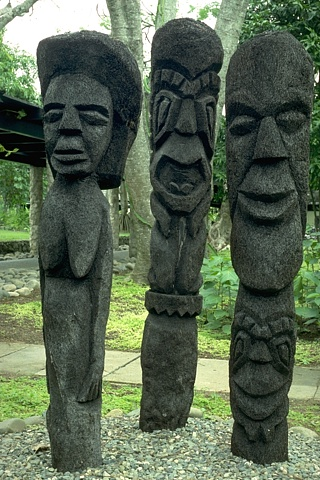
#> input picture example/img_001_SRF_4_HR.png, 320 x 480 px; its folder holds only this picture in this run
$ jupyter execute BSD100RK.ipynb
#> lines starting #> are read from the running program, lines starting #| are printed output that depends on the picture
#> further down, im is the input picture: shape (480, 320, 3) float32; mean R, G, B 0.344, 0.402, 0.317
# Generate random Gaussian kernels and downscale images

## Imports

[cell 1]
import numpy as np
from matplotlib import pyplot as plt
import matplotlib.image as img
from scipy.ndimage import filters, measurements, interpolation
import glob
from scipy.io import savemat
import ntpath

## Determine sizes and path

[cell 2]
scale_factor = np.array([4, 4])  # choose scale-factor
avg_sf = np.mean(scale_factor)  # this is calculated so that min_var and max_var will be more intutitive
min_var = 0.175 * avg_sf  # variance of the gaussian kernel will be sampled between min_var and max_var
max_var = 2.5 * avg_sf
k_size = np.array([21, 21])  # size of the kernel, should have room for the gaussian
noise_level = 0.4  # this option allows deviation from just a gaussian, by adding multiplicative noise noise
images_path = '.\example\*HR.png'
output_path = '.'

### Function for centering a kernel

[cell 3]
def kernel_shift(kernel, sf):
    # There are two reasons for shifting the kernel:
    # 1. Center of mass is not in the center of the kernel which creates ambiguity. There is no possible way to know
    #    the degradation process included shifting so we always assume center of mass is center of the kernel.
    # 2. We further shift kernel center so that top left result pixel corresponds to the middle of the sfXsf first
    #    pixels. Default is for odd size to be in the middle of the first pixel and for even sized kernel to be at the
    #    top left corner of the first pixel. that is why different shift size needed between od and even size.
    # Given that these two conditions are fulfilled, we are happy and aligned, the way to test it is as follows:
    # The input image, when interpolated (regular bicubic) is exactly aligned with ground truth.

    # First calculate the current center of mass for the kernel
    current_center_of_mass = measurements.center_of_mass(kernel)

    # The second ("+ 0.5 * ....") is for applying condition 2 from the comments above
    wanted_center_of_mass = np.array(kernel.shape) / 2 + 0.5 * (sf - (kernel.shape[0] % 2))

    # Define the shift vector for the kernel shifting (x,y)
    shift_vec = wanted_center_of_mass - current_center_of_mass

    # Finally shift the kernel and return
    return interpolation.shift(kernel, shift_vec)

## Function for generating one kernel

[cell 4]
def gen_kernel(k_size, scale_factor, min_var, max_var):

    # Set random eigen-vals (lambdas) and angle (theta) for COV matrix
    lambda_1 = min_var + np.random.rand() * (max_var - min_var);
    lambda_2 = min_var + np.random.rand() * (max_var - min_var);
    theta = np.random.rand() * np.pi
    noise = -noise_level + np.random.rand(*k_size) * noise_level * 2

    # Set COV matrix using Lambdas and Theta
    LAMBDA = np.diag([lambda_1, lambda_2]);
    Q = np.array([[np.cos(theta), -np.sin(theta)],
                  [np.sin(theta), np.cos(theta)]])
    SIGMA = Q @ LAMBDA @ Q.T
    INV_SIGMA = np.linalg.inv(SIGMA)[None, None, :, :]

    # Set expectation position (shifting kernel for aligned image)
    MU = k_size // 2  + 0.5 * (scale_factor - k_size % 2)
    MU = MU[None, None, :, None]

    # Create meshgrid for Gaussian
    [X,Y] = np.meshgrid(range(k_size[0]), range(k_size[1]))
    Z = np.stack([X, Y], 2)[:, :, :, None]

    # Calcualte Gaussian for every pixel of the kernel
    ZZ = Z-MU
    ZZ_t = ZZ.transpose(0,1,3,2)
    raw_kernel = np.exp(-0.5 * np.squeeze(ZZ_t @ INV_SIGMA @ ZZ)) * (1 + noise)

    # shift the kernel so it will be centered
    raw_kernel_centered = kernel_shift(raw_kernel, scale_factor)

    # Normalize the kernel and return
    kernel = raw_kernel_centered / np.sum(raw_kernel_centered)
    return kernel

## Function for downscaling an image using a kernel

[cell 5]
def downscale(im, kernel, scale_factor, output_shape=None):
    # output shape can either be specified or, for simple cases, can be calculated.
    # see more details regarding this at: https://github.com/assafshocher/Resizer
    if output_shape is None:
        output_shape = np.array(im.shape[:-1]) / np.array(scale_factor)
#> output_shape = [120, 80]

#     print(output_shape)

    # First run a correlation (convolution with flipped kernel)
    out_im = np.zeros_like(im)
    for channel in range(np.ndim(im)):
        out_im[:, :, channel] = filters.correlate(im[:, :, channel], kernel)
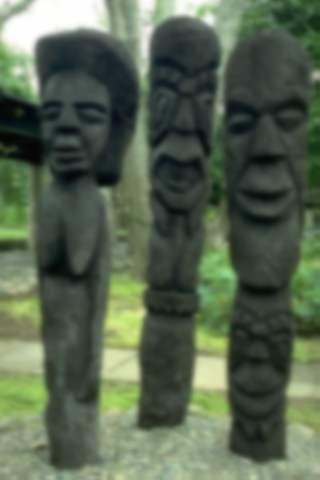
#> out_im: shape (480, 320, 3) float32; mean R, G, B 0.343, 0.401, 0.316

    # Then subsample and return
    return out_im[np.round(np.linspace(0, im.shape[0] - scale_factor[0], output_shape[0])).astype(int)[:, None],
                  np.round(np.linspace(0, im.shape[1] - scale_factor[1], output_shape[1])).astype(int), :]
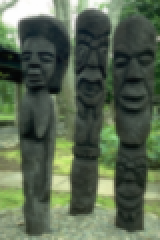
#> returned value: shape (120, 80, 3) float32 (shown 2 times larger); mean of channels 0, 1, 2 0.344, 0.402, 0.317; drawn as R, G, B

## Load images, downscale using kernels, save and display

[cell 6]
lr_images = []
kernels = []
for i, path in enumerate(glob.glob(images_path)):
    im = img.imread(path)
    kernel = gen_kernel(k_size, scale_factor, min_var, max_var)
    lr = downscale(im, kernel, scale_factor)
    print(i)
    plt.subplot(1, 2, 1)
    plt.imshow(lr)
    plt.subplot(1, 2, 2)
    plt.imshow(kernel, cmap='gray')
    plt.show()
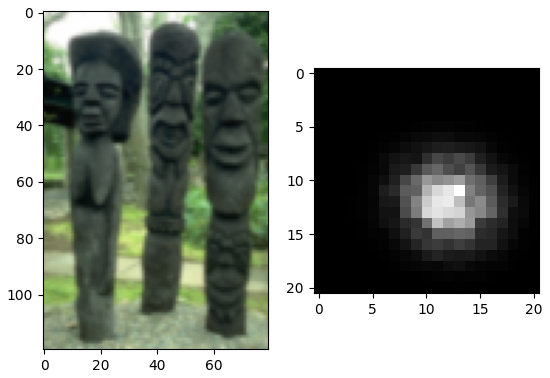
#> figure drawn by matplotlib, 2 panels
    savemat('%s/im_%d_sf_%d_%d.mat' % (output_path, i, scale_factor[0], scale_factor[1]), {'ker': kernel})
    plt.imsave('%s\im_%d_sf_%d_%d.png' % (output_path, i, scale_factor[0], scale_factor[1]), lr, vmin=0, vmax=1)

$ run again, on example/img_002_SRF_4_HR.png
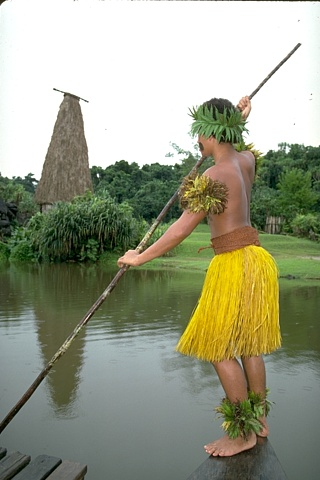
#> input picture example/img_002_SRF_4_HR.png, 320 x 480 px
#> im is the input picture: shape (480, 320, 3) float32; mean R, G, B 0.601, 0.613, 0.524
#> after the loop in downscale, `for channel in range(np.ndim(im)):`:
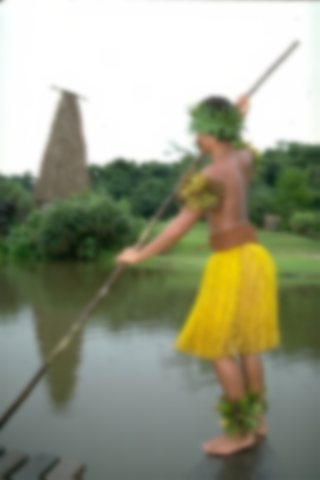
#> out_im: shape (480, 320, 3) float32; mean R, G, B 0.598, 0.611, 0.522
#> `plt.show()`:
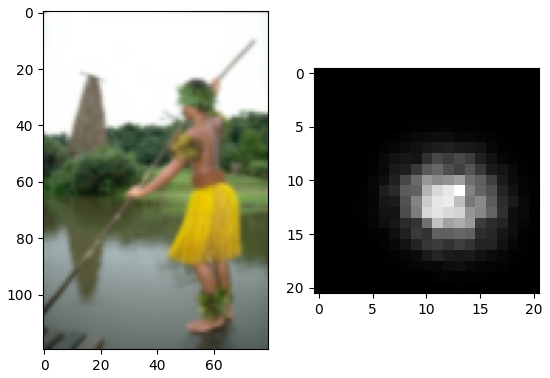
#> figure drawn by matplotlib, 2 panels
